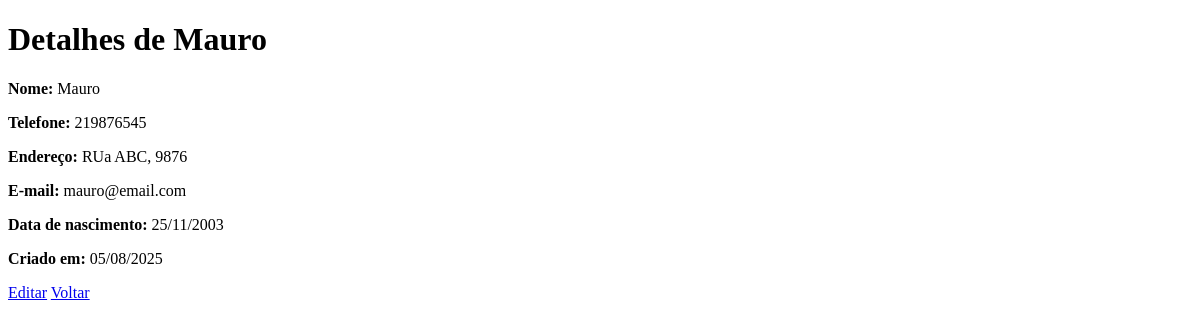
Before: /agenda/contato/5/ with the older database file.
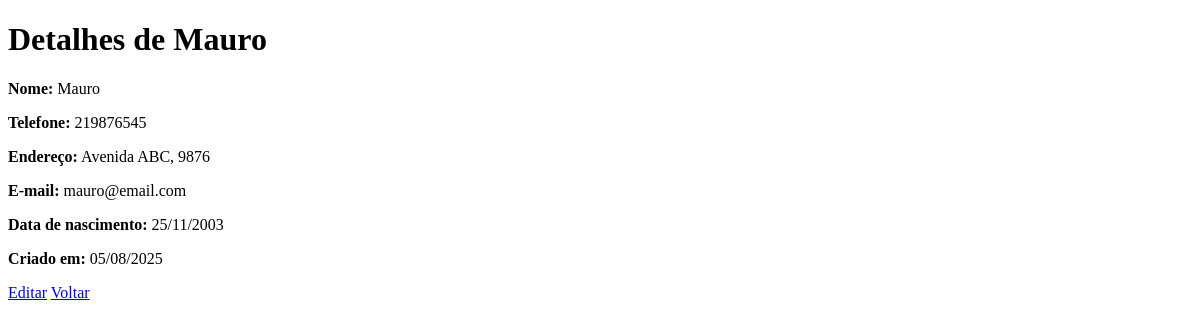
After: the same page with the newer database file.
### agenda/models.py (models this page shows, shortened)
class Contato(models.Model):
    nome = models.CharField(max_length=255)
    telefone = models.CharField(max_length=20, blank=True, null=True)
    endereco = models.TextField(blank=True, null=True)
    email = models.EmailField(blank=True, null=True)
    data_de_nascimento = models.DateField(blank=True, null=True)
    create_at = models.DateTimeField(auto_now_add=True)

### agenda/views.py (the view)
# urls.py: path('contato/<int:pk>/', views.contato_detalhe, name='contato_detalhe'),
def contato_detalhe(request, pk):
    contato = get_object_or_404(Contato, pk=pk)
    return render(request, 'agenda/contato_detalhe.html', {'contato' : contato})

### agenda/templates/agenda/contato_detalhe.html (shortened to what this page needs)
<!DOCTYPE html>
<html lang="pt-br">
<head>
</head>
<body>
  <h1>Detalhes de {{ contato.nome }}</h1>
  <p> <strong>Nome:</strong> {{ contato.nome}}</p>
  <p> <strong>Telefone:</strong> {{ contato.telefone|default:"Não informado" }}</p>
  <p> <strong>Endereço:</strong> {{ contato.endereco|default:"Não informado" }}</p>
  <p> <strong>E-mail:</strong> {{ contato.email|default:"Não informado "}}</p>
  <p> <strong>Data de nascimento:</strong>
          {{ contato.data_de_nascimento|date:"d/m/Y"|default:"Não informado" }}</p>
  <p> <strong>Criado em:</strong>
          {{ contato.create_at|date:"d/m/Y" }}</p>
  <a href="{% url 'agenda:contato_editar' contato.pk %}">Editar</a>
  <a href="{% url 'agenda:contato_lista' %}">Voltar</a>
</body>
</html>

Changed rows visible on the page:
changed Contato "Mauro": endereco "RUa ABC, 9876" → "Avenida ABC, 9876"
